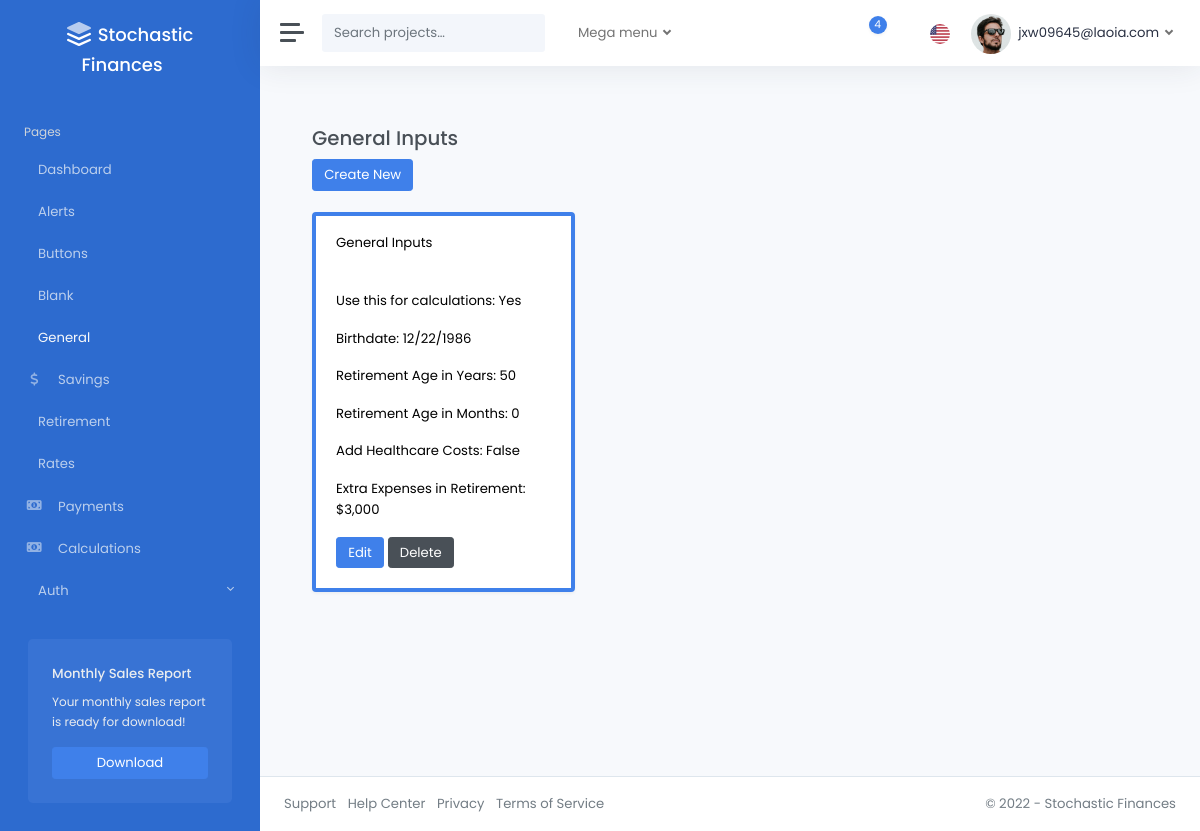
Screenshot of /general/ (signed in) with the database file from the repository.
### accounts/models.py (models this page shows, shortened)
class CustomUser(AbstractUser):
    pass

### pages/models.py (models this page shows)
class GeneralInputsModel(models.Model):
    is_active = models.BooleanField(
        default=False,
    )
    birthdate = models.DateField(
        validators=[validate_range_birthdate],
    )
    retirement_age_yrs = models.IntegerField(
        validators=[validate_range_age_yrs],
    )
    retirement_age_mos = models.IntegerField(
        validators=[validate_range_age_mos],
    )
    add_healthcare = models.BooleanField(
        default=False,
    )
    include_pre_medicare_insurance = models.BooleanField(
        default=False,
    )
    add_medical_bills = models.BooleanField(
        default=False,
    )
    monthly_medical_bills = models.FloatField(
        validators=[validate_monthly_medical_bills, decimal_validator],
        default=0,
    )
    retirement_extra_expenses = models.FloatField(
        validators=[validate_retirement_extra_expenses, decimal_validator],
        default=0,
    )
    created_by = models.ForeignKey(
        CustomUser,
        related_name="general_inputs",
        on_delete=models.CASCADE,
        null=True,
        blank=True,
    )
    modified_at = models.DateTimeField(auto_now=True)
    class Meta:
        verbose_name_plural = "General_Inputs"

### pages/views.py (the view)
# urls.py: path("general/", general_inputs_dashboard, name="general_inputs_dashboard"),
@login_required
def general_inputs_dashboard(request):
    general_inputs_models = GeneralInputsModel.objects.filter(created_by=request.user)
    return render(
        request,
        "pages/general_inputs.html",
        {"general_inputs": general_inputs_models},
    )

### templates/pages/general_inputs.html (shortened to what this page needs)
{% extends 'layouts/_base.html' %}
{% load static %}
{% block content %}
<div class="container">
  <br />
  <h3>General Inputs</h3>
  <div>
    <a href="{% url 'general_inputs_create'%}" class="btn btn-primary">Create New</a>
  </div>
  <br />
  <div class="row">
    {% for item in general_inputs %}
      <div class="col-md-4">
        <div class="card shadow {% if item.is_active %}border-primary{% else %}border-dark{% endif %} mb-3 text-black" style="border-width: {% if item.is_active %}4px{% else %}3px{% endif %};">
          <div class="card-header">General Inputs</div>
          <div class="card-body">
            <p class="card-text">Use this for calculations: {{ item.is_active|yesno|title }}</p>
            <p class="card-text">Birthdate: {{ item.birthdate|date:"n/j/Y" }}</p>
            <p class="card-text">Retirement Age in Years: {{ item.retirement_age_yrs }}</p>
            <p class="card-text">Retirement Age in Months: {{ item.retirement_age_mos }}</p>
            <p class="card-text">Add Healthcare Costs: {{ item.add_healthcare }}</p>
            <p class="card-text">Extra Expenses in Retirement: ${{ item.retirement_extra_expenses|floatformat:"0g" }}</p>
            <a href="{% url 'general_inputs_edit' item.id %}" class="btn btn-primary">Edit</a>
            <a href="{% url 'general_inputs_delete' item.id %}" class="btn btn-secondary">Delete</a>
          </div>
        </div>
      </div>
    {% endfor %}
  </div>
</div>
{% endblock %}

### templates/layouts/includes/navbar.html (shortened to what this page needs)
{% load static %}
<nav class="navbar navbar-expand navbar-light navbar-bg">
  <a class="sidebar-toggle">
    <i class="hamburger align-self-center"></i>
  </a>
  <form class="d-none d-sm-inline-block">
    <div class="input-group input-group-navbar">
      <input type="text" class="form-control" placeholder="Search projects…" aria-label="Search">
      <button class="btn" type="button">
      </button>
    </div>
  </form>
  <ul class="navbar-nav">
    <li class="nav-item px-2 dropdown">
      <a class="nav-link dropdown-toggle" href="#" id="servicesDropdown" role="button" data-bs-toggle="dropdown" aria-haspopup="true" aria-expanded="false">
        Mega menu
      </a>
    </li>
  </ul>
  <div class="navbar-collapse collapse">
    <ul class="navbar-nav navbar-align">
      <li class="nav-item dropdown">
        <a class="nav-icon dropdown-toggle" href="#" id="messagesDropdown" data-bs-toggle="dropdown">
          <div class="position-relative">
            <span class="indicator">4</span>
          </div>
        </a>
      </li>
      <li class="nav-item dropdown">
        <a class="nav-icon dropdown-toggle" href="#" id="alertsDropdown" data-bs-toggle="dropdown">
        </a>
      </li>
      <li class="nav-item dropdown">
        <a class="nav-flag dropdown-toggle" href="#" id="languageDropdown" data-bs-toggle="dropdown">
          <img src="{% static 'img/flags/us.png' %}" alt="English" />
        </a>
      </li>
      {% if user.is_authenticated %}
        <li class="nav-item dropdown">
          <a class="nav-link dropdown-toggle d-none d-sm-inline-block" href="#" data-bs-toggle="dropdown">
            <img src="{% static 'img/avatars/avatar.jpg' %}" class="avatar img-fluid rounded-circle me-1" alt="{{ user.email }}" /> <span class="text-dark">{{ user.email }}</span>
          </a>
        </li>
      {% else %}
        <li class="nav-item">
          <a class="nav-link" href="{% url 'account_login' %}">Sign In <i class="ml-2" data-feather="log-in"></i></a>
        </li>
      {% endif %}
    </ul>
  </div>
</nav>

### rows the page displays
CustomUser: email "jxw09645@laoia.com"
GeneralInputsModel: is_active "Yes", birthdate "12/22/1986", retirement_age_yrs "50", retirement_age_mos "0", add_healthcare "False", retirement_extra_expenses "3,000"
